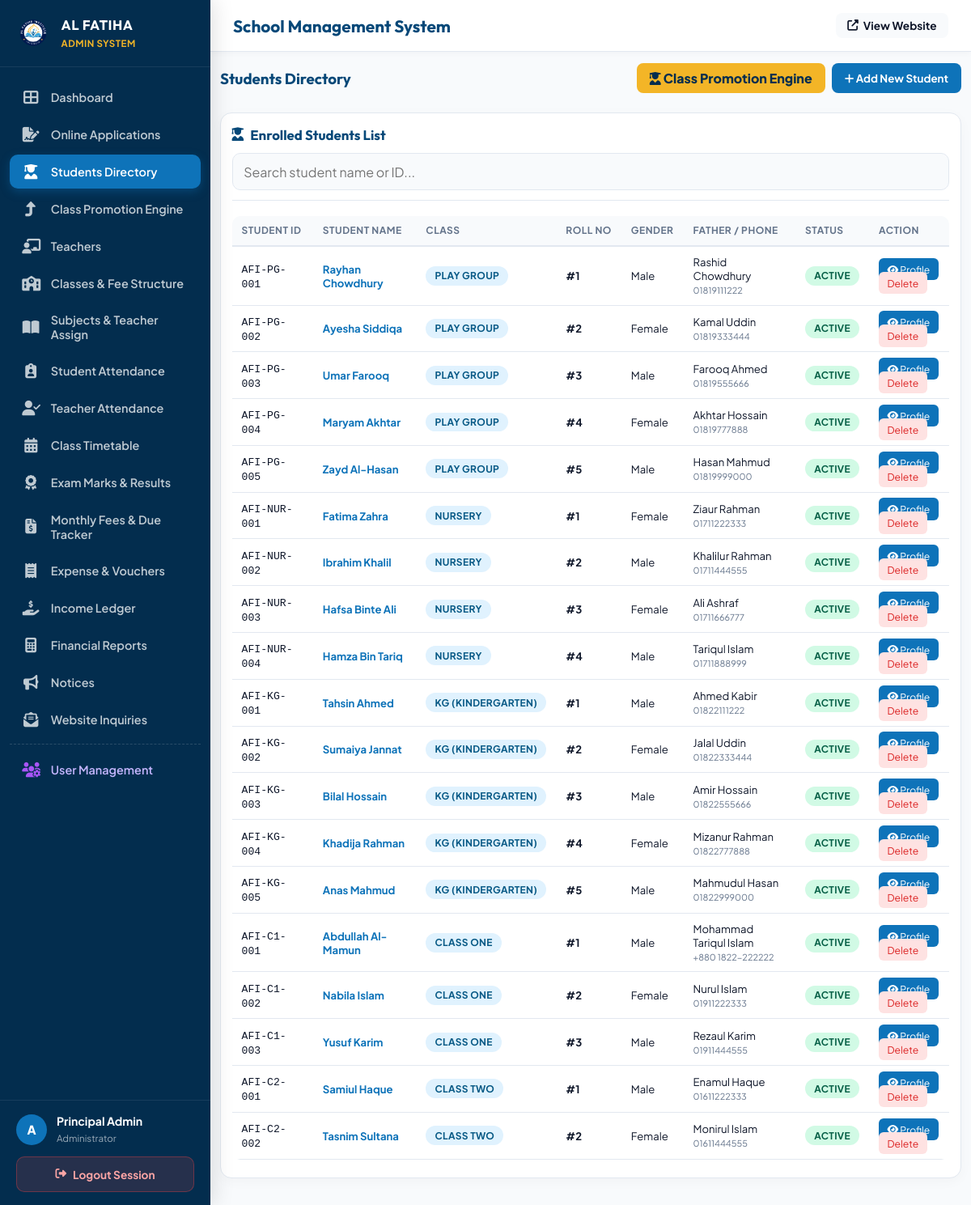
The app's page /admin/students.php (signed in) with its own data.
### tables this page shows
CREATE TABLE `students` (
  `id` int(11) NOT NULL AUTO_INCREMENT,
  `student_id` varchar(20) NOT NULL,
  `first_name` varchar(50) NOT NULL,
  `last_name` varchar(50) NOT NULL,
  `gender` enum('Male','Female') NOT NULL,
  `dob` date NOT NULL,
  `class_id` int(11) NOT NULL,
  `roll_no` int(11) NOT NULL,
  `parent_user_id` int(11) DEFAULT NULL,
  `father_name` varchar(100) NOT NULL,
  `mother_name` varchar(100) NOT NULL,
  `phone` varchar(20) NOT NULL,
  `address` text NOT NULL,
  `status` enum('Active','Graduated','Suspended') DEFAULT 'Active',
  `admission_date` date DEFAULT NULL,
  `blood_group` varchar(10) DEFAULT NULL,
  `religion` varchar(50) DEFAULT 'Islam',
  `nationality` varchar(50) DEFAULT 'Bangladeshi',
  `birth_reg_no` varchar(100) DEFAULT NULL,
  `permanent_address` text DEFAULT NULL,
  `father_occupation` varchar(100) DEFAULT NULL,
  `father_phone` varchar(40) DEFAULT NULL,
  `father_nid` varchar(100) DEFAULT NULL,
  `mother_occupation` varchar(100) DEFAULT NULL,
  `mother_phone` varchar(40) DEFAULT NULL,
  `emergency_contact_name` varchar(100) DEFAULT NULL,
  `emergency_contact_phone` varchar(40) DEFAULT NULL,
  `emergency_contact_relation` varchar(50) DEFAULT NULL,
  `previous_school` varchar(150) DEFAULT NULL,
  `medical_notes` text DEFAULT NULL,
  `admission_session` varchar(20) DEFAULT '2027',
  PRIMARY KEY (`id`),
  UNIQUE KEY `student_id` (`student_id`),
  KEY `class_id` (`class_id`),
  CONSTRAINT `students_ibfk_1` FOREIGN KEY (`class_id`) REFERENCES `classes` (`id`) ON DELETE CASCADE
);

CREATE TABLE `classes` (
  `id` int(11) NOT NULL AUTO_INCREMENT,
  `class_name` varchar(50) NOT NULL,
  `age_group` varchar(50) NOT NULL,
  `section` varchar(10) DEFAULT 'A',
  `room_no` varchar(20) DEFAULT '101',
  `tuition_fee` decimal(10,2) NOT NULL DEFAULT 3500.00,
  `admission_fee` decimal(10,2) NOT NULL DEFAULT 8000.00,
  `book_kit_fee` decimal(10,2) NOT NULL DEFAULT 3500.00,
  `primary_teacher_id` int(11) DEFAULT NULL,
  `backup_teacher_id` int(11) DEFAULT NULL,
  PRIMARY KEY (`id`)
);

### admin/students.php (the view, shortened to what this page needs)
<?php
$db = get_db_connection();
$students = $db->query("SELECT s.*, c.class_name FROM students s JOIN classes c ON s.class_id = c.id ORDER BY s.class_id ASC, s.roll_no ASC")->fetchAll();
require_once __DIR__ . '/layout.php';
?>
<div style="display: flex; justify-content: space-between; align-items: center; margin-bottom: 1.5rem; flex-wrap: wrap; gap: 1rem;">
  <h3 style="font-family: 'Outfit', sans-serif; color: var(--admin-primary-dark); margin: 0;">Students Directory</h3>
  <div style="display: flex; gap: 0.5rem;">
    <a href="promotions.php" class="btn" style="background: #f3b527; color: #032d4e; padding: 0.5rem 1rem; border-radius: 8px; font-weight: 800; text-decoration: none;">
      <i class="fas fa-user-graduate"></i> Class Promotion Engine
    </a>
    <button class="btn" style="background: var(--admin-primary); color: #ffffff; padding: 0.5rem 1rem; border-radius: 8px; font-weight: 700; border: none; cursor: pointer;" onclick="openModal('addStudentModal')">
      <i class="fas fa-plus"></i> Add New Student
    </button>
  </div>
</div>
<div class="card-box">
  <div class="card-header">
    <h3 class="card-title"><i class="fas fa-user-graduate"></i> Enrolled Students List</h3>
    <input type="text" id="tableSearch" placeholder="Search student name or ID..." class="form-control" style="width: 250px; padding: 0.4rem 0.8rem; font-size: 0.85rem;">
  </div>
  <div class="table-responsive">
    <table class="data-table">
      <thead>
        <tr>
          <th>Student ID</th>
          <th>Student Name</th>
          <th>Class</th>
          <th>Roll No</th>
          <th>Gender</th>
          <th>Father / Phone</th>
          <th>Status</th>
          <th>Action</th>
        </tr>
      </thead>
      <tbody>
        <?php if (!empty($students)): ?>
          <?php foreach ($students as $st): ?>
            <tr>
              <td><code><?= htmlspecialchars($st['student_id']) ?></code></td>
              <td>
                <a href="student_profile.php?id=<?= $st['id'] ?>" style="color: var(--admin-primary); text-decoration: none; font-weight: 700;">
                  <?= htmlspecialchars($st['first_name'] . ' ' . $st['last_name']) ?>
                </a>
              </td>
              <td><span class="badge badge-info"><?= htmlspecialchars($st['class_name']) ?></span></td>
              <td><strong>#<?= $st['roll_no'] ?></strong></td>
              <td><?= $st['gender'] ?></td>
              <td><?= htmlspecialchars($st['father_name']) ?><br><small style="color: var(--admin-text-muted);"><?= htmlspecialchars($st['phone']) ?></small></td>
              <td><span class="badge badge-success"><?= $st['status'] ?></span></td>
              <td>
                <a href="student_profile.php?id=<?= $st['id'] ?>" class="btn" style="background: var(--admin-primary); color: #ffffff; padding: 0.25rem 0.6rem; font-size: 0.78rem; border-radius: 6px; text-decoration: none; margin-right: 0.2rem;">
                  <i class="fas fa-eye"></i> Profile
                </a>
                <a href="students.php?delete=<?= $st['id'] ?>" class="btn" style="background: #fee2e2; color: #dc2626; padding: 0.25rem 0.6rem; font-size: 0.78rem; border-radius: 6px; text-decoration: none;" onclick="return confirm('Delete this student?')">Delete</a>
              </td>
            </tr>
          <?php endforeach; ?>
        <?php else: ?>
          <tr><td colspan="8" style="text-align: center;">No students found.</td></tr>
        <?php endif; ?>
      </tbody>
    </table>
  </div>
</div>
<?php require_once __DIR__ . '/layout_footer.php'; ?>

### assets/css/admin.css (style rules this page uses)
:root { --admin-primary: #0e73b9; --admin-primary-dark: #064878; --admin-deep-navy: #032d4e; --admin-gold: #f3b527; --admin-gold-dark: #cd8707; --admin-bg: #f8fafc; --admin-card: #ffffff; --admin-border: #e2e8f0; --admin-text: #0f172a; --admin-text-muted: #64748b; --sidebar-width: 260px; --header-height: 64px; }
*, *::before, *::after { box-sizing: border-box; }
html, body { margin: 0; padding: 0; width: 100%; overflow-x: hidden; }
body.dashboard-body { font-family: 'Plus Jakarta Sans', sans-serif; background-color: var(--admin-bg); color: var(--admin-text); min-height: 100vh; display: flex; position: relative; -webkit-font-smoothing: antialiased; }
.form-control { width: 100%; padding: 0.75rem 1rem; font-size: 0.95rem; border: 1.5px solid var(--admin-border); border-radius: 10px; background: #f8fafc; transition: all 0.2s ease; font-family: inherit; color: var(--admin-text); }
.card-box { background: #ffffff; border-radius: 16px; border: 1px solid var(--admin-border); box-shadow: 0 4px 15px rgba(0, 0, 0, 0.03); padding: 1.5rem; margin-bottom: 1.75rem; box-sizing: border-box; min-width: 0; max-width: 100%; overflow: hidden; }
.card-header { display: flex; justify-content: space-between; align-items: center; margin-bottom: 1.2rem; padding-bottom: 0.85rem; border-bottom: 1px solid var(--admin-border); gap: 0.75rem; flex-wrap: wrap; }
.card-title { font-family: 'Outfit', sans-serif; font-size: 1.15rem; font-weight: 700; color: var(--admin-primary-dark); margin: 0; display: flex; align-items: center; gap: 8px; }
.table-responsive { width: 100%; max-width: 100%; min-width: 0; display: block; overflow-x: auto; -webkit-overflow-scrolling: touch; border-radius: 10px; margin: 0.4rem 0; }
.data-table { width: 100%; border-collapse: collapse; text-align: left; font-size: 0.88rem; }
.data-table th { background: #f8fafc; color: var(--admin-text-muted); font-weight: 700; padding: 0.85rem 1rem; border-bottom: 2px solid var(--admin-border); text-transform: uppercase; font-size: 0.75rem; letter-spacing: 0.5px; white-space: nowrap; }
.data-table td { padding: 0.85rem 1rem; border-bottom: 1px solid var(--admin-border); vertical-align: middle; }
.badge { display: inline-block; padding: 0.28rem 0.7rem; border-radius: 50px; font-size: 0.75rem; font-weight: 700; text-transform: uppercase; letter-spacing: 0.3px; white-space: nowrap; }
.badge-success { background: #d1fae5; color: #065f46; }
.badge-info { background: #e0f2fe; color: #075985; }
.btn { cursor: pointer; border-radius: 8px; transition: all 0.2s ease; font-family: inherit; }
.card-box { padding: 1rem 0.85rem !important; border-radius: 14px !important; margin-bottom: 1.15rem !important; }
.card-header { flex-direction: column !important; align-items: stretch !important; gap: 0.75rem !important; padding-bottom: 0.75rem !important; }
.card-header .card-title { font-size: 1.05rem !important; }
.card-header input, .card-header select, .card-header form, .card-header #tableSearch { width: 100% !important; box-sizing: border-box !important; }
.data-table { min-width: 600px !important; font-size: 0.82rem !important; }
.data-table th, .data-table td { padding: 0.65rem 0.75rem !important; }
.data-table td .btn { padding: 0.35rem 0.65rem !important; font-size: 0.76rem !important; }
.form-control, input[type="text"], input[type="number"], input[type="date"], input[type="password"], input[type="email"], input[type="search"], input[type="file"], select.form-control, select, textarea.form-control, textarea { font-size: 16px !important; padding: 0.7rem 0.85rem !important; min-height: 44px; border-radius: 10px; box-sizing: border-box; }

### records on screen
students: student "AFI-PG-001", first_name+last_name "Rayhan Chowdhury", class.class_name "PLAY GROUP", roll_no "1", gender "Male", father_name "Rashid Chowdhury", phone "01819111222", status "ACTIVE"
students: student "AFI-PG-002", first_name+last_name "Ayesha Siddiqa", class.class_name "PLAY GROUP", roll_no "2", gender "Female", father_name "Kamal Uddin", phone "01819333444", status "ACTIVE"
students: student "AFI-PG-003", first_name+last_name "Umar Farooq", class.class_name "PLAY GROUP", roll_no "3", gender "Male", father_name "Farooq Ahmed", phone "01819555666", status "ACTIVE"
students: student "AFI-PG-004", first_name+last_name "Maryam Akhtar", class.class_name "PLAY GROUP", roll_no "4", gender "Female", father_name "Akhtar Hossain", phone "01819777888", status "ACTIVE"
students: student "AFI-PG-005", first_name+last_name "Zayd Al-Hasan", class.class_name "PLAY GROUP", roll_no "5", gender "Male", father_name "Hasan Mahmud", phone "01819999000", status "ACTIVE"
students: student "AFI-NUR-001", first_name+last_name "Fatima Zahra", class.class_name "NURSERY", roll_no "1", gender "Female", father_name "Ziaur Rahman", phone "01711222333", status "ACTIVE"
students: student "AFI-NUR-002", first_name+last_name "Ibrahim Khalil", class.class_name "NURSERY", roll_no "2", gender "Male", father_name "Khalilur Rahman", phone "01711444555", status "ACTIVE"
students: student "AFI-NUR-003", first_name+last_name "Hafsa Binte Ali", class.class_name "NURSERY", roll_no "3", gender "Female", father_name "Ali Ashraf", phone "01711666777", status "ACTIVE"
students: student "AFI-NUR-004", first_name+last_name "Hamza Bin Tariq", class.class_name "NURSERY", roll_no "4", gender "Male", father_name "Tariqul Islam", phone "01711888999", status "ACTIVE"
students: student "AFI-KG-001", first_name+last_name "Tahsin Ahmed", class.class_name "KG (KINDERGARTEN)", roll_no "1", gender "Male", father_name "Ahmed Kabir", phone "01822111222", status "ACTIVE"
students: student "AFI-KG-002", first_name+last_name "Sumaiya Jannat", class.class_name "KG (KINDERGARTEN)", roll_no "2", gender "Female", father_name "Jalal Uddin", phone "01822333444", status "ACTIVE"
students: student "AFI-KG-003", first_name+last_name "Bilal Hossain", class.class_name "KG (KINDERGARTEN)", roll_no "3", gender "Male", father_name "Amir Hossain", phone "01822555666", status "ACTIVE"
students: student "AFI-KG-004", first_name+last_name "Khadija Rahman", class.class_name "KG (KINDERGARTEN)", roll_no "4", gender "Female", father_name "Mizanur Rahman", phone "01822777888", status "ACTIVE"
students: student "AFI-KG-005", first_name+last_name "Anas Mahmud", class.class_name "KG (KINDERGARTEN)", roll_no "5", gender "Male", father_name "Mahmudul Hasan", phone "01822999000", status "ACTIVE"
students: student "AFI-C1-001", first_name+last_name "Abdullah Al-Mamun", class.class_name "CLASS ONE", roll_no "1", gender "Male", father_name "Mohammad Tariqul Islam", phone "+880 1822-222222", status "ACTIVE"
students: student "AFI-C1-002", first_name+last_name "Nabila Islam", class.class_name "CLASS ONE", roll_no "2", gender "Female", father_name "Nurul Islam", phone "01911222333", status "ACTIVE"
students: student "AFI-C1-003", first_name+last_name "Yusuf Karim", class.class_name "CLASS ONE", roll_no "3", gender "Male", father_name "Rezaul Karim", phone "01911444555", status "ACTIVE"
students: student "AFI-C2-001", first_name+last_name "Samiul Haque", class.class_name "CLASS TWO", roll_no "1", gender "Male", father_name "Enamul Haque", phone "01611222333", status "ACTIVE"
students: student "AFI-C2-002", first_name+last_name "Tasnim Sultana", class.class_name "CLASS TWO", roll_no "2", gender "Female", father_name "Monirul Islam", phone "01611444555", status "ACTIVE"

### other values on screen
$user_name "Principal Admin"
